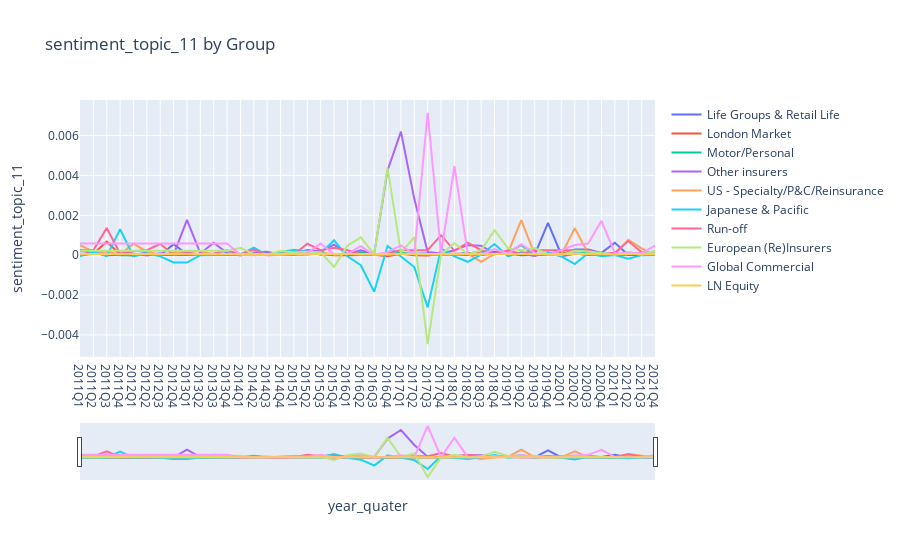

The notebook cell saved with this chart:
### Code cell
import plotly.express as px
import plotly.graph_objects as go
Group = df_MD_same_groupby['Group'].unique().tolist()
# df_MD_same_group_tp2["year_quater"] to str
df_MD_same_group_tp11["year_quater"] = df_MD_same_group_tp11["year_quater"].astype(str)
fig_size = (30, 10)
fig = go.Figure()
for i in Group:
    df_tmp = df_MD_same_group_tp11[['year_quater', i]]
    # # sort by year_quater
    # df_tmp = df_tmp.sort_values(by='year_quater')
    # df_tmp.reset_index(drop=True, inplace=True)
    # plot the line
    fig.add_trace(go.Line(
        x=df_tmp['year_quater'],
        y=df_tmp[i], 
        name=i)
        )
fig.update_layout(title='sentiment_topic_11 by Group', xaxis_title='year_quater', yaxis_title='sentiment_topic_11')
# update the ticker by df_MD_same_group_tp2['year_quater'] with same wide
fig.update_xaxes(tickvals=df_MD_same_group_tp11['year_quater'], ticktext=df_MD_same_group_tp11['year_quater'])

# df_MD_same_group_tp11['year_quater'] = pd.to_datetime(df_MD_same_group_tp11['year_quater'])
# Add range slider
fig.update_layout(
    xaxis_rangeslider_visible=True,
)

fig.show()

# 2016 European floods
# 2011 Tōhoku earthquake and tsunami
